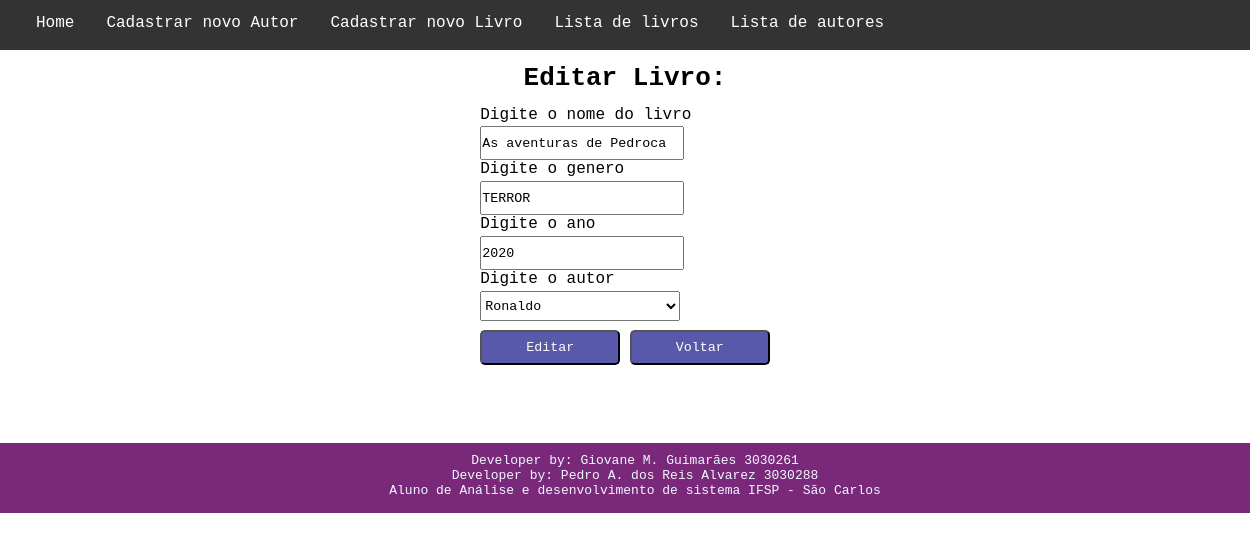
The page /editarLivro.php?id=12 on the database its author committed.
### tables this page shows
CREATE TABLE `livro` (
  `idlivro` int(11) NOT NULL,
  `nomelivro` varchar(255) NOT NULL,
  `genero` varchar(255) NOT NULL,
  `ano` year(4) NOT NULL,
  `idPessoa` int(11) NOT NULL
);

### model/Livro.php (called while the page is built, shortened)
<?php
class Livro {
    public static function getLivro($idlivro) {
        try {
            $con = Conexao::getConexao();
            $stmt = $con->prepare("SELECT * FROM livro WHERE idlivro = ?");
            $stmt->execute([$idlivro]);
            return $stmt->fetchAll()[0];
        } catch (Exception $e) {
            echo $e->getMessage();
            exit;
        }
    }
}

### model/Autor.php (called while the page is built, shortened)
<?php
class Autor {
    public static function listar() {
        try {
            $con = Conexao::getConexao();
            $stmt = $con->prepare("SELECT * FROM autor");
            $stmt->execute();
            return $stmt->fetchAll();
        } catch (Exception $e) {
            echo $e->getMessage();
            exit;
        }
    }
}

### editarLivro.php (the view, shortened to what this page needs)
<!DOCTYPE html>
<html lang="en">
<head>
</head>
<body>
    <?php
        require_once(__DIR__."/model/Autor.php");
        require_once(__DIR__."/model/Livro.php");
        if(isset($_GET["id"]) and !empty($_GET["id"])) {
            $livro = Livro::getLivro($_GET["id"]);
        } else {
            echo "<h1>Você deve especificar o livro!</h1>";
            exit;
        }
    ?>
    <nav>
        <ul>
            <li><a href="livraria">Home</a></li>
            <li><a href="cadastrarAutor">Cadastrar novo Autor</a></li>
            <li><a href="cadastrarLivro">Cadastrar novo Livro</a></li>
            <li><a href="livros">Lista de livros</a></li>
            <li><a href="autores">Lista de autores</a></li>
        </ul>
    </nav>
    <h1>Editar Livro: </h1>
    <div class='form_editar'>
    <form method="POST">
        <p>Digite o nome do livro</p>
        <input type="text" name="nomelivro" value="<?= $livro["nomelivro"] ?>" required>
        <p>Digite o genero</p>
        <input type="text" name="genero" value="<?= $livro["genero"] ?>" required>
        <p>Digite o ano</p>
        <input type="number" name="ano" value="<?= $livro["ano"] ?>" min="0" required>
        <p>Digite o autor</p>
            <select name="idPessoa" required>
                <?php
                    $listaPessoas = Autor::listar();
                    foreach($listaPessoas as $pessoa) {
                        $id = $pessoa["id"];
                        $nome = $pessoa["nome"];
                        if($id == $livro["idPessoa"]) {
                            echo "<option value='$id' selected>$nome</option>";
                        } else {
                            echo "<option value='$id'>$nome</option>";
                        }
                    }
                ?>
            </select>
            <br>
            <button>Editar</button>
            <button><a href='livros'>Voltar</a></button>
    </form>
    </div>
    <footer>
        <div class="container_footer">
            <p>Developer by: Giovane M. Guimarães 3030261</p>
            <p>Developer by: Pedro A. dos Reis Alvarez 3030288</p>
            <p>Aluno de Análise e desenvolvimento de sistema IFSP - São Carlos</p>
        </div>
    </footer>
</body>
</html>

### editarLivro.php (style rules this page uses)
* { padding:0; margin:0; font-family: monospace; }
h1 { text-align: center; padding-top: 13px; }
nav { background-color: #333; height: 50px; width: 100%; padding: 0 20px; font-size: large; }
ul { list-style-type: none; margin: 0; padding: 0; overflow: hidden; }
li { float: left; }
li a { display: block; color: white; text-align: center; padding: 14px 16px; text-decoration: none; border-radius: 5px; }
footer { text-align: center; background-color: #7a297a; color: aliceblue; padding: 10px; height: 50px; width: 100%; margin-top: 15%; }
button { border-radius: 5px; padding: 3px 12px; background: #5959AB; text-decoration: none; color: white; cursor: pointer; width: 140px; height: 35px; }
a { text-decoration: none; color: white; }
form { margin-top: 1%; height: 150px; font-size: large; }
input { margin-top: 1%; width: 200px; height: 30px; }
.form_editar { display: flex; align-items: center; justify-content: center; }
select { margin-top: 1%; margin-bottom: 3%; width: 200px; height: 30px; }

### rows shown on the page
livro: nomelivro "As aventuras de Pedroca", genero "TERROR", ano "2020"

### other values the page prints
form field idPessoa "Ronaldo"
